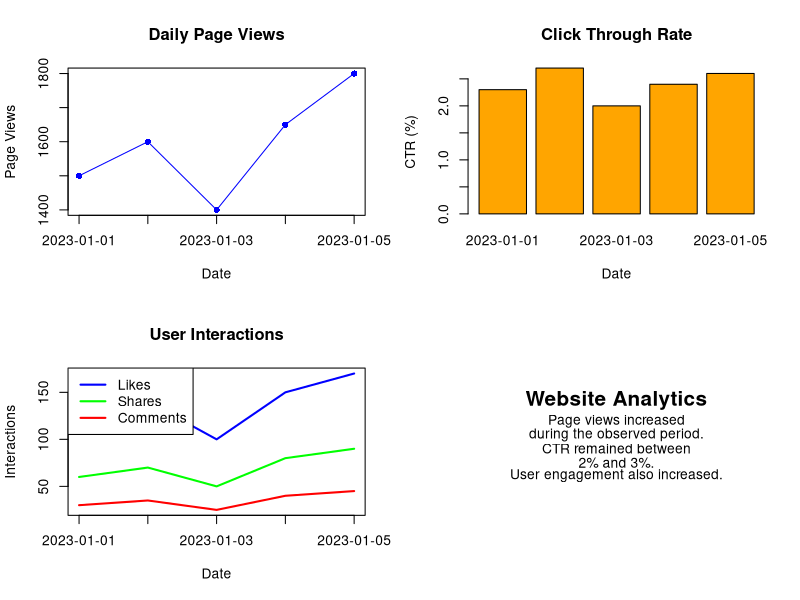

Write R code to recreate this figure.
# ==========================================
# SET 5 : WEBSITE ANALYTICS
# ==========================================

# Website Traffic Data
date <- c("2023-01-01",
          "2023-01-02",
          "2023-01-03",
          "2023-01-04",
          "2023-01-05")

page_views <- c(1500,1600,1400,1650,1800)

click_rate <- c(2.3,2.7,2.0,2.4,2.6)

# User Interaction Data
likes <- c(120,140,100,150,170)
shares <- c(60,70,50,80,90)
comments <- c(30,35,25,40,45)

# Display 4 outputs in one window
par(mfrow = c(2,2))

# ==========================================
# 1. Line Chart
# ==========================================

plot(page_views,
     type="o",
     col="blue",
     pch=16,
     xaxt="n",
     xlab="Date",
     ylab="Page Views",
     main="Daily Page Views")

axis(1,
     at=1:length(date),
     labels=date)

# ==========================================
# 2. Bar Chart
# ==========================================

barplot(click_rate,
        names.arg=date,
        col="orange",
        main="Click Through Rate",
        xlab="Date",
        ylab="CTR (%)")

# ==========================================
# 3. Stacked Area Chart
# ==========================================

interaction <- rbind(likes, shares, comments)

matplot(t(interaction),
        type="l",
        lty=1,
        lwd=2,
        col=c("blue","green","red"),
        xlab="Date",
        ylab="Interactions",
        xaxt="n",
        main="User Interactions")

axis(1,
     at=1:length(date),
     labels=date)

legend("topleft",
       legend=c("Likes","Shares","Comments"),
       col=c("blue","green","red"),
       lty=1,
       lwd=2)

# ==========================================
# 4. Insight
# ==========================================

plot.new()

text(0.5,0.8,"Website Analytics",cex=1.5,font=2)

text(0.5,0.65,
     "Page views increased",
     cex=1)

text(0.5,0.55,
     "during the observed period.",
     cex=1)

text(0.5,0.45,
     "CTR remained between",
     cex=1)

text(0.5,0.35,
     "2% and 3%.",
     cex=1)

text(0.5,0.25,
     "User engagement also increased.",
     cex=1)

# Restore default layout
par(mfrow=c(1,1))
